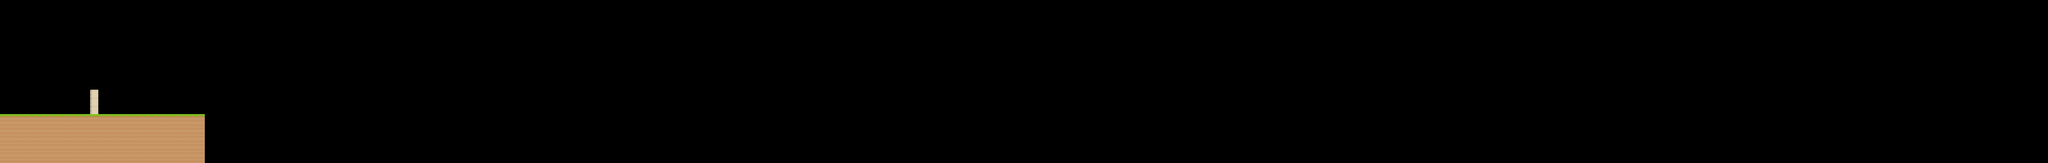

This game map was drawn from its Tiled (.tmx) file and the tilesets committed beside it. A one-line description and the trimmed map source follow:
An orthogonal 250x20 tile map with 70x70 px tiles, 2 tile layers (groundTiles, buildingTiles), 2 tilesets and 1 object.

<map version="1.4" tiledversion="1.4.3" orientation="orthogonal" renderorder="right-down" width="250" height="20" tilewidth="70" tileheight="70" infinite="0" nextlayerid="4" nextobjectid="2">
 <tileset firstgid="1" source="../../../semtb001IndividualAssignment/android/assets/mapFiles/tiles_spritesheet.tsx" />
 <tileset firstgid="157" source="../../../semtb001IndividualAssignment/android/assets/mapFiles/buildings_spritesheet.tsx" />
 <layer id="1" name="groundTiles" width="250" height="20">
  <data>[5000 cells, 150 non-empty, 2 distinct tile ids]</data>
 </layer>
 <layer id="2" name="buildingTiles" width="250" height="20">
  <data>[5000 cells, 3 non-empty, 1 distinct tile ids]</data>
 </layer>
 <objectgroup id="3" name="groundObject">
  <object id="1" x="-50" y="976" width="1796" height="430" />
 </objectgroup>
</map>
